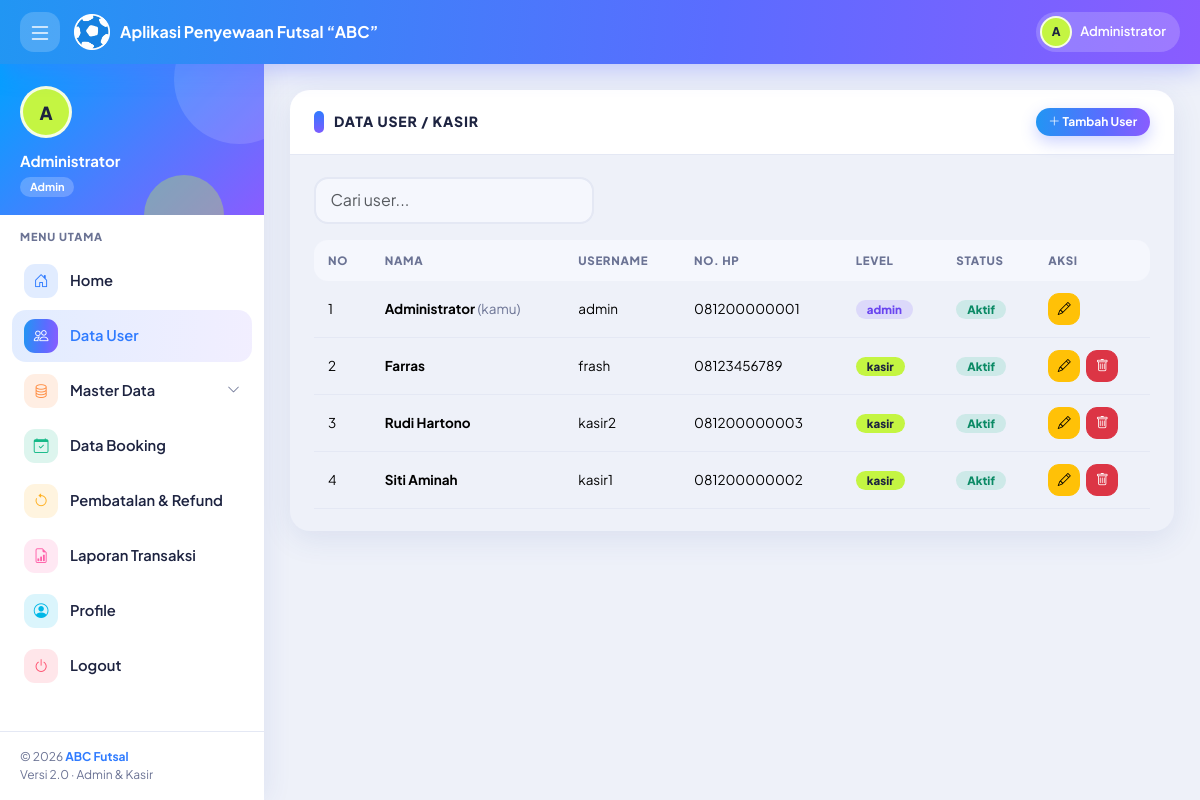
Screenshot of /admin/pengguna.php (signed in) with the database file from the repository.
### tables this page shows
CREATE TABLE `tb_pengguna` (
  `id_pengguna` int(11) NOT NULL,
  `nama_lengkap` varchar(100) NOT NULL,
  `username` varchar(30) NOT NULL,
  `password` varchar(255) NOT NULL,
  `no_hp` varchar(20) DEFAULT NULL,
  `level` enum('admin','kasir') NOT NULL DEFAULT 'kasir',
  `status` enum('Aktif','Nonaktif') NOT NULL DEFAULT 'Aktif',
  `created_at` timestamp NOT NULL DEFAULT current_timestamp()
);

### auth.php (called while the page is built, shortened)
<?php
require_once __DIR__ . '/koneksi.php';
require_once __DIR__ . '/format.php';
$stmt = $pdo->prepare("SELECT id_pengguna, nama_lengkap, username, level, status
                       FROM tb_pengguna WHERE id_pengguna = ?");
$stmt->execute([$_SESSION['user']['id']]);
$u = $stmt->fetch();
$user = [
    'id'       => (int)$u['id_pengguna'],
    'nama'     => $u['nama_lengkap'],
    'username' => $u['username'],
    'level'    => $u['level'],
];

### admin/pengguna.php (the view, shortened to what this page needs)
<?php
require_once '../auth.php';
$daftar = $pdo->query("SELECT * FROM tb_pengguna ORDER BY level, nama_lengkap")->fetchAll();
include '../inc/header.php';
?>
<div class="card">
    <div class="card-header">
        <h2>Data User / Kasir</h2>
        <a class="btn btn-primary btn-sm" href="pengguna_form.php"><i class="bi bi-plus-lg"></i> Tambah User</a>
    </div>
    <div class="card-body">
        <input type="search" class="form-control mb-3" style="max-width:280px" placeholder="Cari user..." data-cari-tabel="#tabel-pengguna">
        <div class="table-responsive">
            <table class="table table-hover" id="tabel-pengguna">
                <thead>
                    <tr>
                        <th>No</th>
                        <th>Nama</th>
                        <th>Username</th>
                        <th>No. HP</th>
                        <th>Level</th>
                        <th>Status</th>
                        <th>Aksi</th>
                    </tr>
                </thead>
                <tbody>
                    <?php foreach ($daftar as $i => $p): ?>
                        <tr>
                            <td><?= $i + 1 ?></td>
                            <td><b><?= e($p['nama_lengkap']) ?></b><?= $p['id_pengguna'] == $user['id'] ? ' <span class="text-muted">(kamu)</span>' : '' ?></td>
                            <td><?= e($p['username']) ?></td>
                            <td><?= e($p['no_hp'] ?: '-') ?></td>
                            <td><?= badge($p['level']) ?></td>
                            <td><?= badge($p['status']) ?></td>
                            <td>
                                <div class="aksi">
                                    <a class="btn btn-warning btn-icon" title="Ubah" href="pengguna_form.php?id=<?= (int)$p['id_pengguna'] ?>"><i class="bi bi-pencil"></i></a>
                                    <?php if ($p['id_pengguna'] != $user['id']): ?>
                                        <form method="post" action="pengguna_proses.php" data-confirm="Hapus user ini?">
                                            <button class="btn btn-danger btn-icon" title="Hapus"><i class="bi bi-trash"></i></button>
                                        </form>
                                    <?php endif; ?>
                                </div>
                            </td>
                        </tr>
                    <?php endforeach; ?>
                </tbody>
            </table>
        </div>
    </div>
</div>
<?php include '../inc/footer.php'; ?>

### format.php (shortened to what this page needs)
<?php
function e($teks)
{
    return htmlspecialchars((string)$teks, ENT_QUOTES, 'UTF-8');
}
function badge($teks)
{
    $warna = [
        'Booking' => 'primary',
        'DP' => 'warning',
        'Menunggu' => 'warning',
        'Selesai' => 'success',
        'Lunas' => 'success',
        'Tersedia' => 'success',
        'Aktif' => 'success',
        'Disetujui' => 'success',
        'Cancel'  => 'danger',
        'Perbaikan' => 'danger',
        'Nonaktif' => 'danger',
        'Ditolak' => 'danger',
        'admin'   => 'purple',
        'kasir' => 'lime',
        'WhatsApp' => 'success',
        'Offline' => 'secondary',
    ];
    $kelas = $warna[$teks] ?? 'secondary';
    return '<span class="badge badge-soft badge-' . $kelas . '">' . e($teks) . '</span>';
}

### css/style.css (style rules this page uses)
:root { --bs-primary: #2f7bff; --bs-primary-rgb: 47, 123, 255; --bs-body-font-family: "Plus Jakarta Sans", "Segoe UI", system-ui, sans-serif; --bs-body-font-size: 0.92rem; --bs-body-bg: #eef1f9; --bs-body-color: #1d2340; --bs-border-color: #e4e8f4; --bs-link-color: #2f7bff; --primary: #2f7bff; --primary-2: #7c5cff; --lime: #c4f542; --pink: #ff5fa8; --muted: #6b7394; --line: #e4e8f4; --soft: #f5f7fd; --shadow: 0 8px 30px rgba(47, 80, 160, 0.1); --nav-h: 64px; --side-w: 264px; --grad: linear-gradient(95deg, #2196f3 0%, #5b6cff 60%, #8a5cff 100%); }
body { -webkit-font-smoothing: antialiased; }
.text-muted { color: var(--muted) !important; }
.card { border: 0; border-radius: 20px; box-shadow: var(--shadow); margin-bottom: 22px; overflow: hidden; }
.card > .card-header { display: flex; align-items: center; justify-content: space-between; gap: 12px; flex-wrap: wrap; padding: 18px 24px; background: #fff; border-bottom: 1px solid var(--line); }
.card > .card-header h2 { margin: 0; font-size: 14px; font-weight: 800; letter-spacing: 0.06em; text-transform: uppercase; display: flex; align-items: center; gap: 10px; }
.card > .card-header h2::before { content: ""; width: 10px; height: 22px; border-radius: 6px; background: linear-gradient(var(--primary), var(--primary-2)); }
.card > .card-body { padding: 22px 24px; }
.btn { border-radius: 99px; font-weight: 700; font-size: 13px; padding: 0.5rem 1.1rem; }
.btn-sm { font-size: 12px; padding: 0.3rem 0.8rem; }
.btn-primary { background: var(--grad); border: 0; box-shadow: 0 6px 16px rgba(91, 108, 255, 0.3); }
.btn-icon { width: 32px; height: 32px; padding: 0; display: inline-grid; place-items: center; border-radius: 11px; }
.form-control, .form-select { border-radius: 14px; border: 2px solid var(--line); background-color: var(--soft); padding: 0.6rem 0.9rem; }
.table { --bs-table-bg: transparent; margin: 0; font-size: 13.5px; }
.table > thead th { background: var(--soft); color: var(--muted); font-size: 11.5px; font-weight: 800; letter-spacing: 0.06em; text-transform: uppercase; white-space: nowrap; padding: 12px 14px; border: 0; }
.table > thead th:first-child { border-radius: 14px 0 0 14px; }
.table > thead th:last-child { border-radius: 0 14px 14px 0; }
.table > tbody td { padding: 12px 14px; vertical-align: middle; }
.table .aksi { display: flex; gap: 6px; flex-wrap: nowrap; }
.badge-soft { padding: 4px 11px; border-radius: 99px; font-size: 11.5px; font-weight: 800; }
.badge-success { background: rgba(18, 184, 134, 0.15); color: #0b8a65; }
.badge-purple { background: rgba(124, 92, 255, 0.16); color: #6a45f0; }
.badge-lime { background: var(--lime); color: #1d2340; }

### rows the page displays
tb_pengguna: nama_lengkap "Administrator", shows "(kamu)", username "admin", no_hp "081200000001", level "admin Aktif"
tb_pengguna: nama_lengkap "Farras", username "frash", no_hp "08123456789", level "kasir Aktif"
tb_pengguna: nama_lengkap "Rudi Hartono", username "kasir2", no_hp "081200000003", level "kasir Aktif"
tb_pengguna: nama_lengkap "Siti Aminah", username "kasir1", no_hp "081200000002", level "kasir Aktif"

### other values shown
inisial($user['nama']) "A"
$user['nama'] "Administrator"
$user['level'] "Admin"
